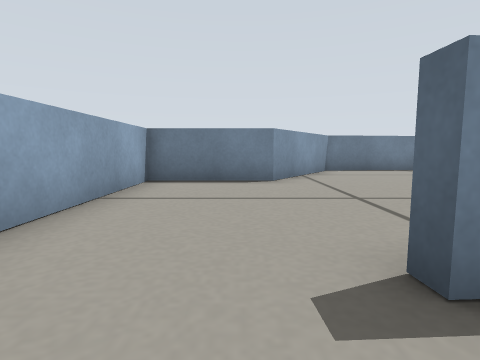
View 1 (above)

20 first-person views from a walk through a Gazebo world. The camera is 0.18 m above the floor, tilts 6° down and sees 80° across. The floor is counted in squares, 0.25 m on a side. Each view is taken from the middle of a square. On the plan, view 1 faces up. The plan holds only what a view shows up to about 10 squares ahead; the rest is blank. Robots are left out.

View 2
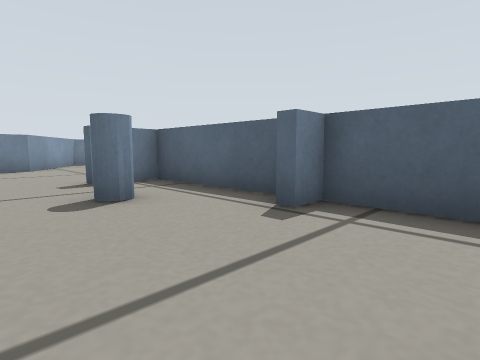

View 3
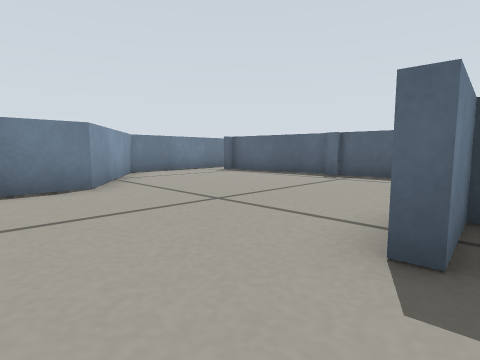

View 4
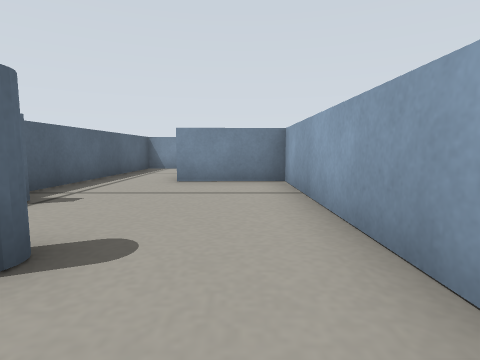

View 5
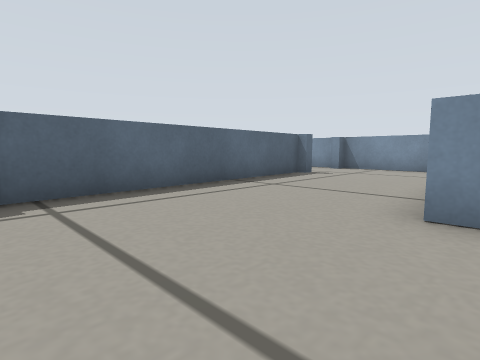

View 6
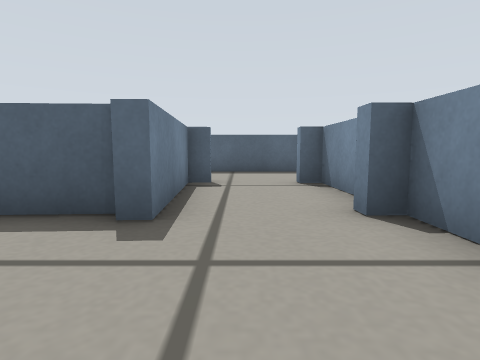

View 7
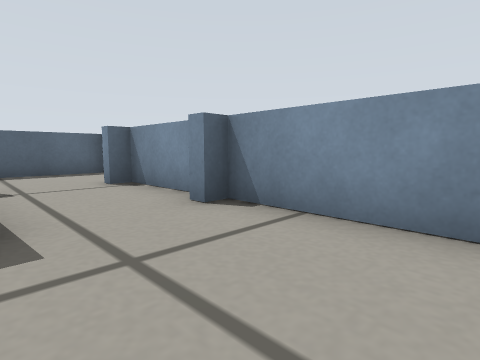

View 8
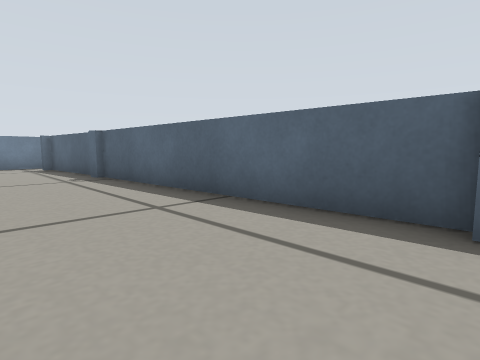

View 9
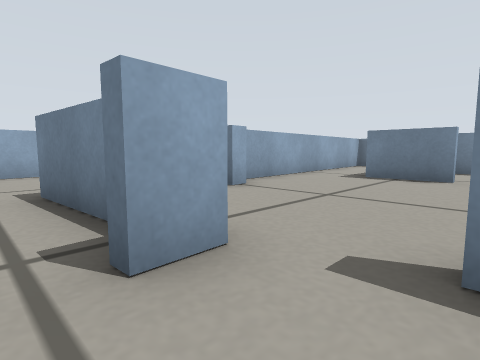

View 10
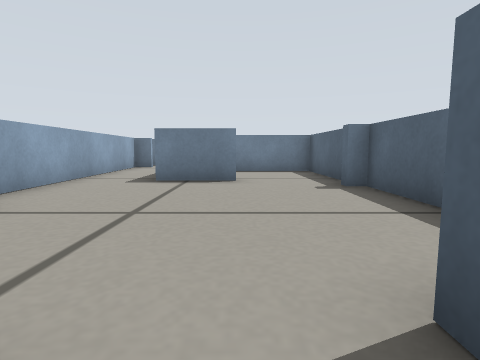

View 11
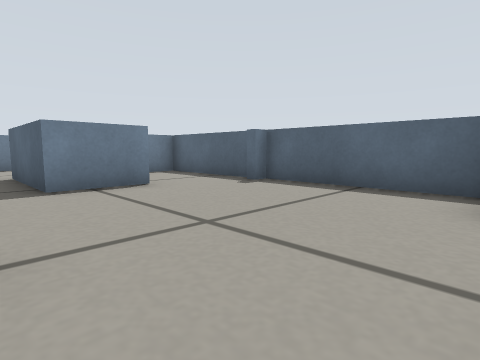

View 12
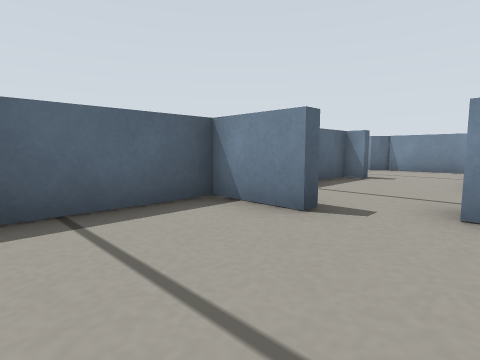

View 13
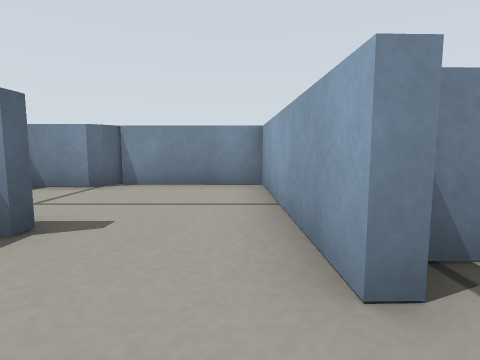

View 14
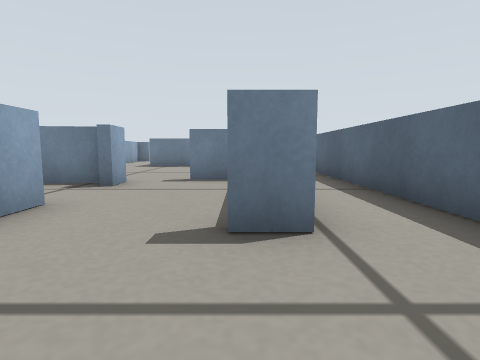

View 15
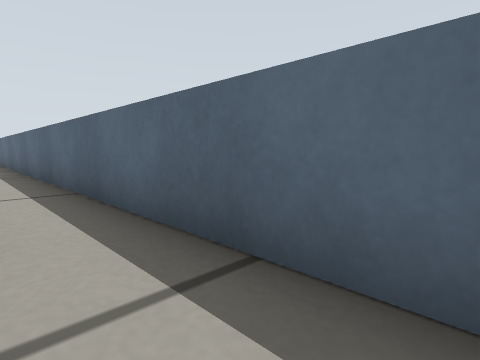

View 16
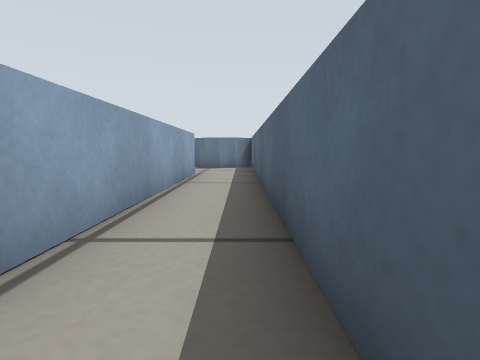

View 17
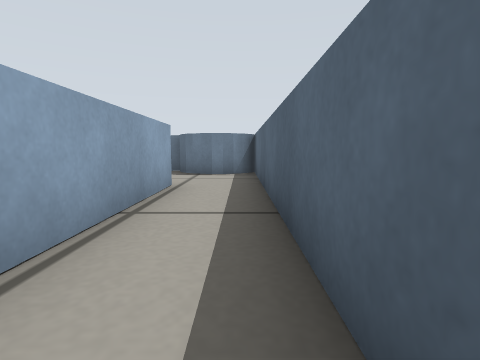

View 18
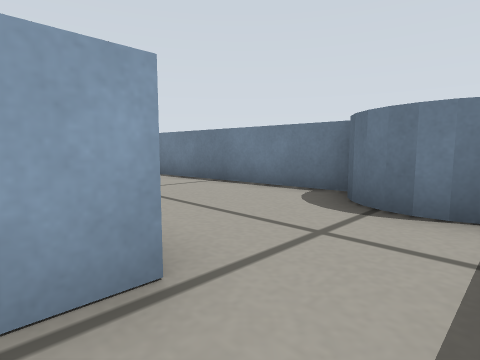

View 19
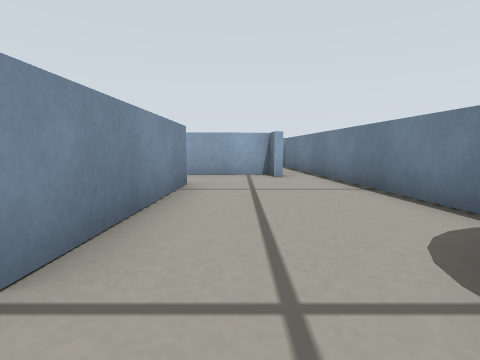

View 20
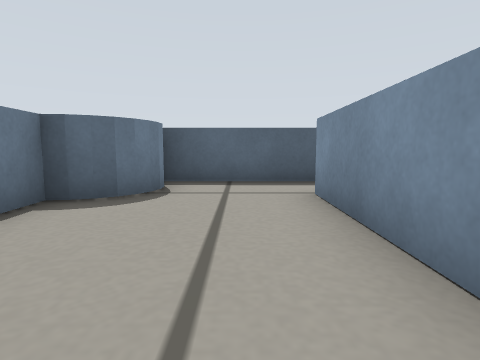

### Floor plan
Points are (right, up) in squares from view 1. A wall is a line through its corners. A room is listed if a view was taken in it or the views show most of it. See-through windows are left out.
Room 1 (views 1, 2)
walls: (2.7, -2.3) (2.7, 1.4) (0.9, 1.3); (-2.1, -0.1) (-2, -5.6) (0.5, -5.6); (2.5, -9.1) (2.6, -3) (1.9, -3)
ways out: opening at (-0.5, 1) to room 2
Room 2 (views 3, 4, 5, 6, 7, 8, 9, 13)
walls: (2.2, 1.7) (2.8, 1.7); (2.9, -2.4) (3, -3.3); (7.1, -2.7) (6.8, 4.8); (6.7, 5.1) (6.6, 8.8); (10.1, -2.9) (7, -3.1) (7, -2.7); (7, -5.4) (7.5, -5.4); (4.2, -5.8) (7.1, -5.8); (7.9, -5.8) (10.1, -5.8) (10.1, -5.2); (10.4, -5.2) (10.4, -6.4); (12.7, -2.2) (11.7, -2.2); (6.4, 10.2) (3, 9.9) (0.8, 6.6) (-2.1, 6.6) (-2.1, 2.4); (12.9, -6.6) (12.9, -6.3) (13.5, -6.3) (13.5, -2.9)
ways out: opening at (-0.5, 1) to room 1; opening at (11.5, -3.5) to room 3; opening at (11.5, -6) to room 5
Room 3 (views 10, 11, 12)
walls: (7.8, 0.4) (7.8, -0.1); (11, 3.6) (9, 3.6); (12.9, 2.6) (12.9, 2.9); (11.7, -1.9) (13.5, -1.9) (13.5, 2.6); (10.4, -2.5) (10.4, -3.4); (7, 3.5) (7.2, 1); (13.5, 3.1) (13.5, 6.6) (10.5, 6.6)
ways out: opening at (11.5, -3.5) to room 2; opening at (8, 4) to room 4
Room 4 (views 14, 15, 16, 17, 18, 19, 20)
walls: (9, 3.6) (9, 6.9) (13.6, 6.8) (13.6, -0.5); (14.6, 9.5) (14.1, 9.5); (13.6, 9.6) (13.1, 10.1); (14.9, 9.6) (14.4, 9.5); (13.4, 9.8) (13, 10.3) (13, 10.8) (6.4, 10.2); (13.2, 10) (13, 10.5); (6.7, 8.9) (7, 3.5); (13.7, -6.6) (12.9, -6.6); (15.4, -9) (15.5, 9.9); (13.9, -9.5) (15.2, -9.5); (12.5, -9.9) (13.5, -9.9)
ways out: opening at (8, 4) to room 3; opening at (13.5, -8) to room 5
Room 5 (no view inside)
walls: (10.4, -6.4) (10.5, -9.9) (12.5, -9.9)
ways out: opening at (11.5, -6) to room 2; opening at (13.5, -8) to room 4

Where each view was taken, in squares from view 1:
view 1: 0 up, 0 right, facing up
view 2: 5 down, 1 left, facing up-right
view 3: 1 up, 1 left, facing up-right
view 4: 1 up, 1 left, facing down
view 5: 5 up, 2 right, facing down-right
view 6: 4 down, 4 right, facing right
view 7: 3 down, 4 right, facing down-right
view 8: 3 down, 4 right, facing up-right
view 9: 4 down, 12 right, facing up-left
view 10: 3 down, 11 right, facing up
view 11: 2 down, 8 right, facing up-right
view 12: 1 up, 10 right, facing down-right
view 13: 4 down, 11 right, facing down
view 14: 9 down, 13 right, facing up
view 15: 9 down, 14 right, facing up-right
view 16: 2 down, 15 right, facing up
view 17: 1 up, 15 right, facing up
view 18: 6 up, 15 right, facing up-left
view 19: 8 up, 15 right, facing left
view 20: 8 up, 9 right, facing right
